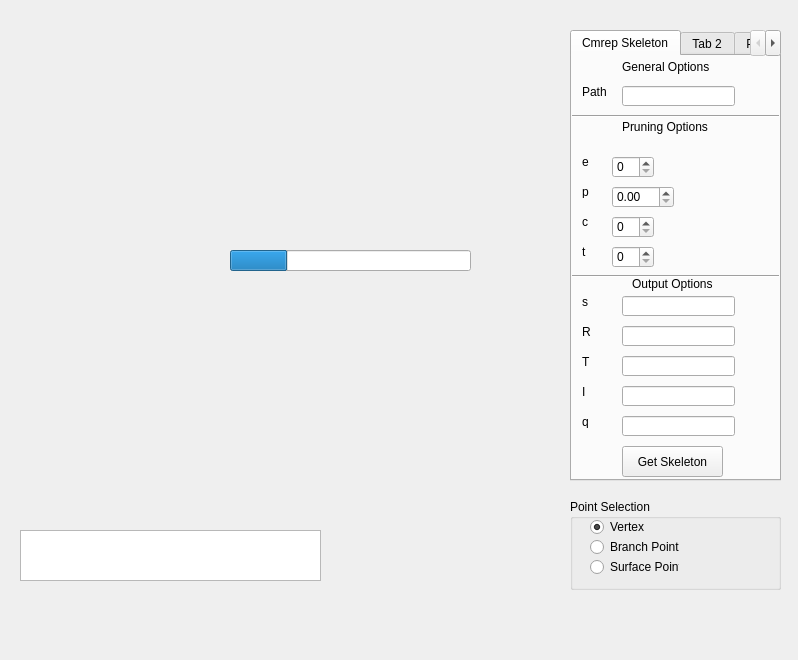
<?xml version="1.0" encoding="UTF-8"?>
<ui version="4.0">
 <class>EventQtSlotConnect</class>
 <widget class="QMainWindow" name="EventQtSlotConnect">
  <property name="geometry">
   <rect>
    <x>0</x>
    <y>0</y>
    <width>798</width>
    <height>660</height>
   </rect>
  </property>
  <property name="windowTitle">
   <string>EventQtSlotConnect</string>
  </property>
  <widget class="QWidget" name="centralwidget">
   <widget class="QVTKWidget" name="qvtkWidget">
    <property name="enabled">
     <bool>true</bool>
    </property>
    <property name="geometry">
     <rect>
      <x>20</x>
      <y>30</y>
      <width>521</width>
      <height>491</height>
     </rect>
    </property>
    <property name="sizePolicy">
     <sizepolicy hsizetype="Expanding" vsizetype="MinimumExpanding">
      <horstretch>0</horstretch>
      <verstretch>0</verstretch>
     </sizepolicy>
    </property>
    <property name="autoFillBackground">
     <bool>true</bool>
    </property>
   </widget>
   <widget class="QTextEdit" name="textEdit">
    <property name="geometry">
     <rect>
      <x>20</x>
      <y>530</y>
      <width>301</width>
      <height>51</height>
     </rect>
    </property>
   </widget>
   <widget class="QTabWidget" name="tabWidget">
    <property name="geometry">
     <rect>
      <x>570</x>
      <y>30</y>
      <width>211</width>
      <height>451</height>
     </rect>
    </property>
    <property name="currentIndex">
     <number>0</number>
    </property>
    <widget class="QWidget" name="tab">
     <property name="enabled">
      <bool>true</bool>
     </property>
     <attribute name="title">
      <string>Cmrep Skeleton</string>
     </attribute>
     <widget class="QPushButton" name="cmrepVskel">
      <property name="geometry">
       <rect>
        <x>50</x>
        <y>390</y>
        <width>101</width>
        <height>31</height>
       </rect>
      </property>
      <property name="text">
       <string>Get Skeleton</string>
      </property>
     </widget>
     <widget class="QLabel" name="label">
      <property name="geometry">
       <rect>
        <x>10</x>
        <y>100</y>
        <width>54</width>
        <height>12</height>
       </rect>
      </property>
      <property name="text">
       <string>e</string>
      </property>
     </widget>
     <widget class="QLabel" name="label_2">
      <property name="geometry">
       <rect>
        <x>10</x>
        <y>130</y>
        <width>54</width>
        <height>12</height>
       </rect>
      </property>
      <property name="text">
       <string>p</string>
      </property>
     </widget>
     <widget class="QLabel" name="label_3">
      <property name="geometry">
       <rect>
        <x>10</x>
        <y>160</y>
        <width>54</width>
        <height>12</height>
       </rect>
      </property>
      <property name="text">
       <string>c</string>
      </property>
     </widget>
     <widget class="QLabel" name="label_4">
      <property name="geometry">
       <rect>
        <x>10</x>
        <y>190</y>
        <width>54</width>
        <height>12</height>
       </rect>
      </property>
      <property name="text">
       <string>t</string>
      </property>
     </widget>
     <widget class="QSpinBox" name="eParameter">
      <property name="geometry">
       <rect>
        <x>40</x>
        <y>100</y>
        <width>42</width>
        <height>22</height>
       </rect>
      </property>
     </widget>
     <widget class="QDoubleSpinBox" name="pParameter">
      <property name="geometry">
       <rect>
        <x>40</x>
        <y>130</y>
        <width>62</width>
        <height>22</height>
       </rect>
      </property>
     </widget>
     <widget class="QSpinBox" name="cParameter">
      <property name="geometry">
       <rect>
        <x>40</x>
        <y>160</y>
        <width>42</width>
        <height>22</height>
       </rect>
      </property>
     </widget>
     <widget class="QSpinBox" name="tParameter">
      <property name="geometry">
       <rect>
        <x>40</x>
        <y>190</y>
        <width>42</width>
        <height>22</height>
       </rect>
      </property>
     </widget>
     <widget class="Line" name="line">
      <property name="geometry">
       <rect>
        <x>-10</x>
        <y>210</y>
        <width>221</width>
        <height>20</height>
       </rect>
      </property>
      <property name="orientation">
       <enum>Qt::Horizontal</enum>
      </property>
     </widget>
     <widget class="Line" name="line_2">
      <property name="geometry">
       <rect>
        <x>-10</x>
        <y>50</y>
        <width>221</width>
        <height>20</height>
       </rect>
      </property>
      <property name="orientation">
       <enum>Qt::Horizontal</enum>
      </property>
     </widget>
     <widget class="QLabel" name="label_5">
      <property name="geometry">
       <rect>
        <x>50</x>
        <y>60</y>
        <width>101</width>
        <height>21</height>
       </rect>
      </property>
      <property name="text">
       <string>Pruning Options</string>
      </property>
     </widget>
     <widget class="QLabel" name="label_6">
      <property name="geometry">
       <rect>
        <x>60</x>
        <y>220</y>
        <width>91</width>
        <height>16</height>
       </rect>
      </property>
      <property name="text">
       <string>Output Options</string>
      </property>
     </widget>
     <widget class="QLabel" name="label_7">
      <property name="geometry">
       <rect>
        <x>10</x>
        <y>240</y>
        <width>54</width>
        <height>12</height>
       </rect>
      </property>
      <property name="text">
       <string>s</string>
      </property>
     </widget>
     <widget class="QLineEdit" name="sParameter">
      <property name="geometry">
       <rect>
        <x>50</x>
        <y>240</y>
        <width>113</width>
        <height>20</height>
       </rect>
      </property>
     </widget>
     <widget class="QLabel" name="label_8">
      <property name="geometry">
       <rect>
        <x>10</x>
        <y>270</y>
        <width>54</width>
        <height>12</height>
       </rect>
      </property>
      <property name="text">
       <string>R</string>
      </property>
     </widget>
     <widget class="QLineEdit" name="RParameter">
      <property name="geometry">
       <rect>
        <x>50</x>
        <y>270</y>
        <width>113</width>
        <height>20</height>
       </rect>
      </property>
     </widget>
     <widget class="QLabel" name="label_9">
      <property name="geometry">
       <rect>
        <x>10</x>
        <y>300</y>
        <width>54</width>
        <height>12</height>
       </rect>
      </property>
      <property name="text">
       <string>T</string>
      </property>
     </widget>
     <widget class="QLineEdit" name="TParameter">
      <property name="geometry">
       <rect>
        <x>50</x>
        <y>300</y>
        <width>113</width>
        <height>20</height>
       </rect>
      </property>
     </widget>
     <widget class="QLabel" name="label_10">
      <property name="geometry">
       <rect>
        <x>10</x>
        <y>330</y>
        <width>54</width>
        <height>12</height>
       </rect>
      </property>
      <property name="text">
       <string>I</string>
      </property>
     </widget>
     <widget class="QLineEdit" name="IParameter">
      <property name="geometry">
       <rect>
        <x>50</x>
        <y>330</y>
        <width>113</width>
        <height>20</height>
       </rect>
      </property>
     </widget>
     <widget class="QLabel" name="label_11">
      <property name="geometry">
       <rect>
        <x>10</x>
        <y>360</y>
        <width>54</width>
        <height>12</height>
       </rect>
      </property>
      <property name="text">
       <string>q</string>
      </property>
     </widget>
     <widget class="QLineEdit" name="qParameter">
      <property name="geometry">
       <rect>
        <x>50</x>
        <y>360</y>
        <width>113</width>
        <height>20</height>
       </rect>
      </property>
     </widget>
     <widget class="QLabel" name="label_12">
      <property name="geometry">
       <rect>
        <x>50</x>
        <y>0</y>
        <width>101</width>
        <height>21</height>
       </rect>
      </property>
      <property name="text">
       <string>General Options</string>
      </property>
     </widget>
     <widget class="QLabel" name="label_13">
      <property name="geometry">
       <rect>
        <x>10</x>
        <y>30</y>
        <width>54</width>
        <height>12</height>
       </rect>
      </property>
      <property name="text">
       <string>Path</string>
      </property>
     </widget>
     <widget class="QLineEdit" name="pathParameter">
      <property name="geometry">
       <rect>
        <x>50</x>
        <y>30</y>
        <width>113</width>
        <height>20</height>
       </rect>
      </property>
     </widget>
    </widget>
    <widget class="QWidget" name="tab_2">
     <attribute name="title">
      <string>Tab 2</string>
     </attribute>
    </widget>
    <widget class="QWidget" name="tab_3">
     <attribute name="title">
      <string>Page</string>
     </attribute>
    </widget>
   </widget>
   <widget class="QGroupBox" name="groupBox">
    <property name="geometry">
     <rect>
      <x>570</x>
      <y>499</y>
      <width>211</width>
      <height>91</height>
     </rect>
    </property>
    <property name="title">
     <string>Point Selection</string>
    </property>
    <widget class="QRadioButton" name="radioButtonSurface">
     <property name="geometry">
      <rect>
       <x>20</x>
       <y>60</y>
       <width>89</width>
       <height>16</height>
      </rect>
     </property>
     <property name="text">
      <string>Surface Point</string>
     </property>
    </widget>
    <widget class="QRadioButton" name="radioButtonVertex">
     <property name="geometry">
      <rect>
       <x>20</x>
       <y>20</y>
       <width>89</width>
       <height>16</height>
      </rect>
     </property>
     <property name="text">
      <string>Vertex</string>
     </property>
     <property name="checked">
      <bool>true</bool>
     </property>
    </widget>
    <widget class="QRadioButton" name="radioButtonBranch">
     <property name="geometry">
      <rect>
       <x>20</x>
       <y>40</y>
       <width>89</width>
       <height>16</height>
      </rect>
     </property>
     <property name="text">
      <string>Branch Point</string>
     </property>
    </widget>
   </widget>
   <widget class="QProgressBar" name="cmrep_progressBar">
    <property name="geometry">
     <rect>
      <x>230</x>
      <y>250</y>
      <width>241</width>
      <height>21</height>
     </rect>
    </property>
    <property name="value">
     <number>24</number>
    </property>
    <property name="textVisible">
     <bool>false</bool>
    </property>
   </widget>
   <zorder>tabWidget</zorder>
   <zorder>groupBox</zorder>
   <zorder>qvtkWidget</zorder>
   <zorder>textEdit</zorder>
   <zorder>cmrep_progressBar</zorder>
  </widget>
  <action name="actionOpenFile">
   <property name="enabled">
    <bool>true</bool>
   </property>
   <property name="text">
    <string>Open File...</string>
   </property>
  </action>
  <action name="actionExit">
   <property name="text">
    <string>Exit</string>
   </property>
  </action>
  <action name="actionPrint">
   <property name="text">
    <string>Print</string>
   </property>
  </action>
  <action name="actionHelp">
   <property name="text">
    <string>Help</string>
   </property>
  </action>
  <action name="actionSave">
   <property name="text">
    <string>Save</string>
   </property>
  </action>
  <action name="actionOpen">
   <property name="text">
    <string>Open</string>
   </property>
  </action>
  <action name="actionSave_2">
   <property name="text">
    <string>Save</string>
   </property>
  </action>
 </widget>
 <customwidgets>
  <customwidget>
   <class>QVTKWidget</class>
   <extends>QWidget</extends>
   <header>QVTKWidget.h</header>
  </customwidget>
 </customwidgets>
 <resources/>
 <connections/>
</ui>
